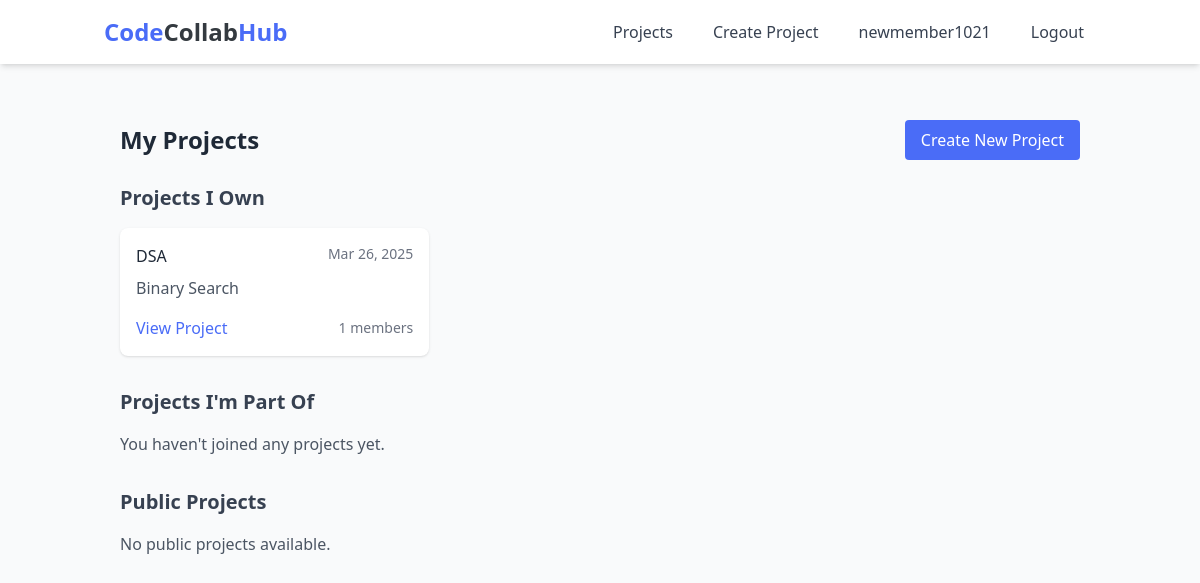
Screenshot of / (signed in) with the database file from the repository.
### projects/models.py (models this page shows, shortened)
class Project(models.Model):
    LANGUAGE_CHOICES = [
        ('python', 'Python'),
        ('javascript', 'JavaScript'),
        ('java', 'Java'),
        ('cpp', 'C++'),
        ('csharp', 'C#'),
        ('php', 'PHP'),
        ('ruby', 'Ruby'),
        ('html', 'HTML/CSS'),
        ('other', 'Other'),
    ]
    name = models.CharField(max_length=200)
    description = models.TextField(blank=True)
    language = models.CharField(max_length=20, choices=LANGUAGE_CHOICES, default='python')
    created_at = models.DateTimeField(default=datetime.utcnow)
    updated_at = models.DateTimeField(default=datetime.utcnow)
    owner = models.ForeignKey(User, on_delete=models.CASCADE, related_name='owned_projects')
    is_public = models.BooleanField(default=False)
    max_members = models.IntegerField(default=5, validators=[MinValueValidator(2), MaxValueValidator(20)])
    members = models.ManyToManyField(User, through='ProjectMembership', related_name='member_projects')
    class Meta:
        ordering = ['-created_at']
        unique_together = ['owner', 'name']

### projects/views.py (the view)
# urls.py: path('', views.project_list, name='project_list'),
@login_required
def project_list(request):
    owned_projects = Project.objects.filter(owner=request.user)
    member_projects = Project.objects.filter(members=request.user).exclude(owner=request.user)
    public_projects = Project.objects.filter(
        is_public=True
    ).exclude(
        owner=request.user
    ).exclude(
        members=request.user
    )
    pending_requests = ProjectRequest.objects.filter(
        project__owner=request.user,
        status='pending'
    )
    context = {
        'owned_projects': owned_projects,
        'member_projects': member_projects,
        'public_projects': public_projects,
        'pending_requests': pending_requests,
    }
    return render(request, 'projects/project_list.html', context)

### templates/projects/project_list.html (shortened to what this page needs)
{% extends 'base.html' %}
{% block content %}
<div class="container mx-auto px-4 py-8">
    <div class="flex justify-between items-center mb-6">
        <h1 class="text-2xl font-bold text-gray-800">My Projects</h1>
        <a href="{% url 'create_project' %}" class="px-4 py-2 bg-primary text-white rounded hover:bg-blue-600 transition">
            Create New Project
        </a>
    </div>
    <div class="mb-8">
        <h2 class="text-xl font-semibold text-gray-700 mb-4">Projects I Own</h2>
        <div class="grid grid-cols-1 md:grid-cols-2 lg:grid-cols-3 gap-4">
            {% for project in owned_projects %}
            <div class="bg-white p-4 rounded-lg shadow">
                <div class="flex justify-between items-start mb-2">
                    <h3 class="font-medium text-gray-800">{{ project.name }}</h3>
                    <span class="text-sm text-gray-500">{{ project.created_at|date:"M d, Y" }}</span>
                </div>
                <p class="text-gray-600 mb-4">{{ project.description|truncatewords:20 }}</p>
                <div class="flex justify-between items-center">
                    <a href="{% url 'project_detail' project.id %}" class="text-primary hover:text-blue-600 transition">
                        View Project
                    </a>
                    <span class="text-sm text-gray-500">{{ project.members.count }} members</span>
                </div>
            </div>
            {% empty %}
            <p class="text-gray-600">You haven't created any projects yet.</p>
            {% endfor %}
        </div>
    </div>
    <div class="mb-8">
        <h2 class="text-xl font-semibold text-gray-700 mb-4">Projects I'm Part Of</h2>
        <div class="grid grid-cols-1 md:grid-cols-2 lg:grid-cols-3 gap-4">
            {% for project in member_projects %}
            <div class="bg-white p-4 rounded-lg shadow">
                <div class="flex justify-between items-start mb-2">
                    <h3 class="font-medium text-gray-800">{{ project.name }}</h3>
                    <span class="text-sm text-gray-500">{{ project.created_at|date:"M d, Y" }}</span>
                </div>
                <p class="text-gray-600 mb-4">{{ project.description|truncatewords:20 }}</p>
                <div class="flex justify-between items-center">
                    <a href="{% url 'project_detail' project.id %}" class="text-primary hover:text-blue-600 transition">
                        View Project
                    </a>
                    <span class="text-sm text-gray-500">{{ project.members.count }} members</span>
                </div>
            </div>
            {% empty %}
            <p class="text-gray-600">You haven't joined any projects yet.</p>
            {% endfor %}
        </div>
    </div>
    <div>
        <h2 class="text-xl font-semibold text-gray-700 mb-4">Public Projects</h2>
        <div class="grid grid-cols-1 md:grid-cols-2 lg:grid-cols-3 gap-4">
            {% for project in public_projects %}
            <div class="bg-white p-4 rounded-lg shadow">
                <div class="flex justify-between items-start mb-2">
                    <h3 class="font-medium text-gray-800">{{ project.name }}</h3>
                    <span class="text-sm text-gray-500">{{ project.created_at|date:"M d, Y" }}</span>
                </div>
                <p class="text-gray-600 mb-4">{{ project.description|truncatewords:20 }}</p>
                <div class="flex justify-between items-center">
                    <a href="{% url 'project_detail' project.id %}" class="text-primary hover:text-blue-600 transition">
                        View Project
                    </a>
                    <span class="text-sm text-gray-500">{{ project.members.count }} members</span>
                </div>
            </div>
            {% empty %}
            <p class="text-gray-600">No public projects available.</p>
            {% endfor %}
        </div>
    </div>
</div>
{% endblock %}

### templates/base.html (shortened to what this page needs)
<!DOCTYPE html>
<html lang="en">
<head>
    <script src="https://cdn.tailwindcss.com"></script>
    <link rel="stylesheet" href="/static/css/main.css">
    <link rel="stylesheet" href="https://cdnjs.cloudflare.com/ajax/libs/codemirror/5.65.2/codemirror.min.css">
</head>
<body class="bg-gray-50 min-h-screen">
    <nav class="bg-white shadow-md">
        <div class="container mx-auto px-4 py-3">
            <div class="flex justify-between items-center">
                <a href="{% url 'project_list' %}" class="text-2xl font-bold text-primary">Code<span class="text-dark">Collab</span>Hub</a>
                <div class="flex space-x-4">
                    {% if user.is_authenticated %}
                        <a href="{% url 'project_list' %}" class="px-3 py-2 text-gray-700 hover:text-primary transition">Projects</a>
                        <a href="{% url 'create_project' %}" class="px-3 py-2 text-gray-700 hover:text-primary transition">Create Project</a>
                        <a href="{% url 'profile' %}" class="px-3 py-2 text-gray-700 hover:text-primary transition">{{ user.username }}</a>
                        <form method="post" action="{% url 'logout' %}" class="inline">
                            <button type="submit" class="px-3 py-2 text-gray-700 hover:text-primary transition cursor-pointer">Logout</button>
                        </form>
                    {% else %}
                        <a href="{% url 'login' %}" class="px-3 py-2 text-gray-700 hover:text-primary transition">Login</a>
                        <a href="{% url 'register' %}" class="px-3 py-2 text-gray-700 hover:text-primary transition">Register</a>
                    {% endif %}
                </div>
            </div>
        </div>
    </nav>
    <div class="container mx-auto px-4 py-6">
        {% block content %}{% endblock %}
    </div>
</body>
</html>

### static/css/main.css (style rules this page uses)
:root { --primary-color: #4a6cf7; --secondary-color: #6c757d; --background-color: #f8f9fa; --dark-color: #343a40; --light-color: #fff; --border-color: #dee2e6; --success-color: #28a745; --danger-color: #dc3545; --warning-color: #ffc107; --info-color: #17a2b8; }
body { font-family: 'Segoe UI', Tahoma, Geneva, Verdana, sans-serif; line-height: 1.6; color: var(--dark-color); background-color: var(--background-color); margin: 0; padding: 0; }
.container { width: 100%; max-width: 1200px; margin: 0 auto; padding: 0 15px; }

### rows the page displays
Project: name "DSA", created_at "Mar 26, 2025", description "Binary Search", members.count "1"

### other values shown
{{ user.username }} "newmember1021"
